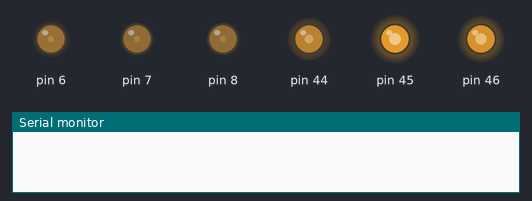
Recording of a sketch running on a simulated Arduino Mega 2560, built with avr-gcc and run on an emulated ATmega2560. Shown: output pins drawn as LEDs (lit = HIGH), the last lines printed to the serial monitor.

Above: at 0.1 s.
At 15.39 s:
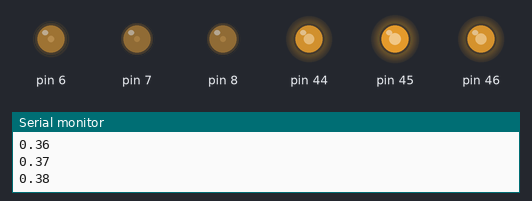
Timing chart, 0 to 40.0 s (numbered marks = the images above):
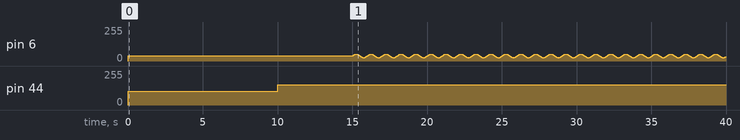

The sketch:

PWM_generation_driver.ino
```cpp
#include "PWM_driver.h"

float f = 100; // freaq Hz
float dt = 1.0/f; // sample time in sec
float loop_time = dt*1000000.0; // itme taken for one loop in us
unsigned long t;

PWM_driver pwm;
float pos;
float pi = PI;

float A = 500;
float TimeP=1.0;
float freq =1.0/TimeP;
float w = 2*PI*freq;
float t_now = 0;
float a=1.0;

void setup() {
  pwm.initialize_PWM(1500, 1000, 1578.2, 1896.45);
  Serial.begin(115200);
  delay(10000);
  //ESC_signal
  pwm.set_pwm2(1500);
  //while(1){}
  delay(5000);
  t = micros();
}

void loop() {
  // timer4 @ 100 Hz
  // timer5 @ 400 Hz
  //pwm no: 1,  2,  3,  4, 5, 6
  //pin no: 6, 44, 46, 45, 7, 8
  //timer:  4,  5,  5,  5, 4, 4

// Servo Oscillation
  pos = A*sin(w*t_now) + 1500;
  Serial.println(t_now);
  t_now += dt;
  pwm.set_pwm1(pos);

// Fixing loop's time period
//  Serial.print(1000000.0/((float)((micros()-t)))); Serial.print('\t');
  while((float)((micros()-t))<loop_time){}
//  Serial.println(1000000.0/((float)((micros()-t))));
  t = micros();

//fixed movement of servo
// while (t_now>=(a/freq)){}

}
```

PWM_driver.cpp
```cpp
#include "PWM_driver.h"

PWM_driver::PWM_driver(){
}

void PWM_driver::initialize_PWM(float pwm1, float pwm2, float pwm3, float pwm4, float pwm5, float pwm6){
  configure_registers(pwm1, pwm2, pwm3, pwm4, pwm5, pwm6);
}

void PWM_driver::configure_registers(float pwm1, float pwm2, float pwm3, float pwm4, float pwm5, float pwm6){
  configure_timer_4_registers(pwm1, pwm5, pwm6);
  configure_timer_5_registers(pwm3, pwm4, pwm2);
}

void PWM_driver::set_pwm4n(float pwm1, float pwm2, float pwm3, float pwm4){
  OCR4A = pw_to_OCRnX_t4(pwm1);
  OCR5A = pw_to_OCRnX_t4(pwm3);
  OCR5B = pw_to_OCRnX_t4(pwm4);
  OCR5C = pw_to_OCRnX_t4(pwm2);
}

void PWM_driver::set_pwm6n(float pwm1, float pwm2, float pwm3, float pwm4, float pwm5, float pwm6){
  OCR4A = pw_to_OCRnX_t4(pwm1);
  OCR4B = pw_to_OCRnX_t4(pwm5);
  OCR4C = pw_to_OCRnX_t4(pwm6);
  OCR5A = pw_to_OCRnX_t5(pwm3);
  OCR5B = pw_to_OCRnX_t5(pwm4);
  OCR5C = pw_to_OCRnX_t5(pwm2);
}

void PWM_driver::configure_timer_4_registers(float pwm1, float pwm5, float pwm6){
    // waveform generation mode for timer 4 (Fast PWM mode 14)
  TCCR4A = (1<<WGM41) | (1<<COM4A1) | (1<<COM4B1) | (1<<COM4C1);
  TCCR4B = (1<<WGM43) | (1<<WGM42) | (1<<CS41);

  // TOP value of counter
  ICR4 = 19999;

  // compare match to reset the timer_5 counter
  OCR4A = pw_to_OCRnX_t4(pwm1);
  OCR4B = pw_to_OCRnX_t4(pwm5);
  OCR4C = pw_to_OCRnX_t4(pwm6);

  // set pins as output
  DDRH |= (1<<PH3) | (1<<PH4) | (1<<PH5);
}

void PWM_driver::configure_timer_5_registers(float pwm3, float pwm4, float pwm2){
  // waveform generation mode for timer 5
  TCCR5A = (1<<WGM51) | (1<<COM5A1) | (1<<COM5B1) | (1<<COM5C1);
  TCCR5B = (1<<WGM53) | (1<<WGM52) | (1<<CS50);

  // TOP value of counter
  ICR5 = 39999;

  // compare match to reset the timer_5 counter
  OCR5A = pw_to_OCRnX_t5(pwm3);
  OCR5B = pw_to_OCRnX_t5(pwm4);
  OCR5C = pw_to_OCRnX_t5(pwm2);

  // set pins as output
  DDRL |= (1<<PL3) | (1<<PL4) | (1<<PL5);
}

void PWM_driver::set_pwm1(float pwm1){
  OCR4A = pw_to_OCRnX_t4(pwm1);
}

void PWM_driver::set_pwm2(float pwm2){
  OCR5C = pw_to_OCRnX_t5(pwm2);
}

void PWM_driver::set_pwm3(float pwm3){
  OCR5A = pw_to_OCRnX_t5(pwm3);
}

void PWM_driver::set_pwm4(float pwm4){
  OCR5B = pw_to_OCRnX_t5(pwm4);
}

void PWM_driver::set_pwm5(float pwm5){
  OCR4B = pw_to_OCRnX_t4(pwm5);
}

void PWM_driver::set_pwm6(float pwm6){
  OCR4C = pw_to_OCRnX_t4(pwm6);
}

uint16_t PWM_driver::pw_to_OCRnX_t4(float pwm){
  float OCRnX = 2.0*pwm - 1.0;
  return (uint16_t)OCRnX;
}

uint16_t PWM_driver::pw_to_OCRnX_t5(float pwm){
  float OCRnX = 16.0*pwm - 1.0;
  return (uint16_t)OCRnX;
}
```

PWM_driver.h
```cpp
#ifndef PWM_DRIVER
#define PWM_DRIVER

#include <avr/io.h>

class PWM_driver{
  public:
    PWM_driver();
    void initialize_PWM(float pwm1=1000, float pwm2=1000, float pwm3=1000, float pwm4=1000, float pwm5=1000, float pwm6=1000);  //function
    void set_pwm6n(float pwm1=1000, float pwm2=1000, float pwm3=1000, float pwm4=1000, float pwm5=1000, float pwm6=1000);
    void set_pwm4n(float pwm1=1000, float pwm2=1000, float pwm3=1000, float pwm4=1000);
    void set_pwm1(float pwm1);
    void set_pwm2(float pwm2);
    void set_pwm3(float pwm3);
    void set_pwm4(float pwm4);
    void set_pwm5(float pwm5);
    void set_pwm6(float pwm6);

  private:
    void configure_registers(float pwm1=1000, float pwm2=1000, float pwm3=1000, float pwm4=1000, float pwm5=1000, float pwm6=1000);
    void configure_timer_4_registers(float pwm1=1000, float pwm5=1000, float pwm6=1000);
    void configure_timer_5_registers(float pwm3=1000, float pwm4=1000, float pwm2=1000);
    uint16_t pw_to_OCRnX_t4(float pwm);
    uint16_t pw_to_OCRnX_t5(float pwm);
};

#endif
```
